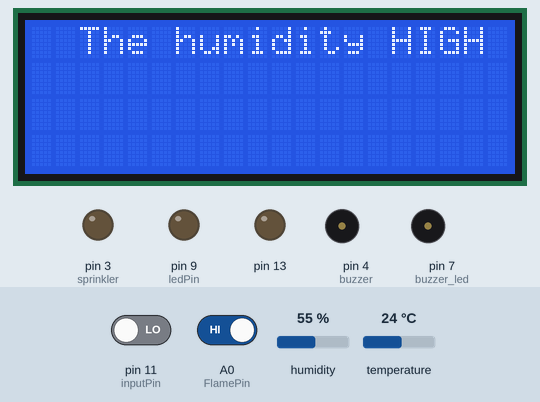
Simulated run of this sketch. Board: Arduino Uno, built with avr-gcc and run on an emulated ATmega328P. Parts: 20×4 character LCD, output pins drawn as LEDs (lit = HIGH), buzzer (waves = sounding, pin HIGH). The inputs (shaded band) are chosen by the test bench; at power-on: temperature 24 °C, pin 11 (inputPin) LOW, A0 (FlamePin) HIGH, humidity 55 %. What the sketch prints to the serial monitor is not drawn.

Above: at 1.3 s.
1.4 s: temperature set to 26 °C
At 4.2 s:
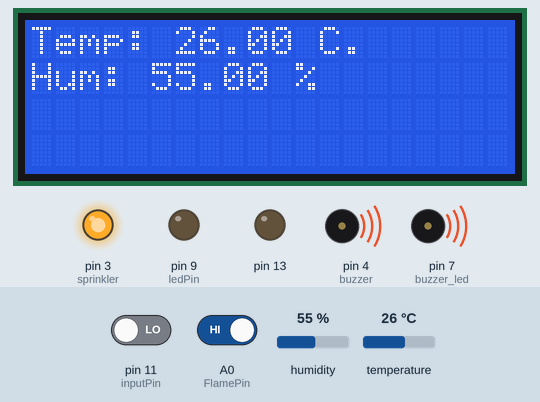
6.1 s: pin 11 (inputPin) driven HIGH
At 8.1 s:
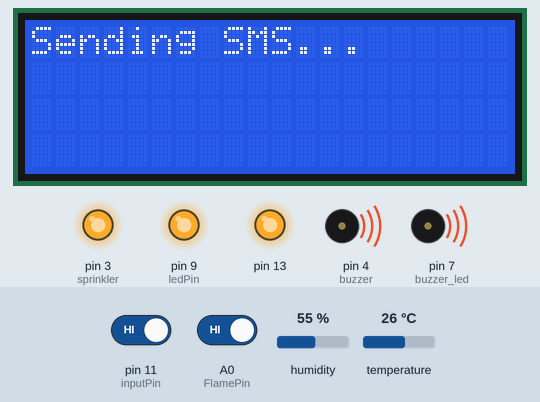
10.8 s: A0 (FlamePin) driven LOW
At 12.6 s:
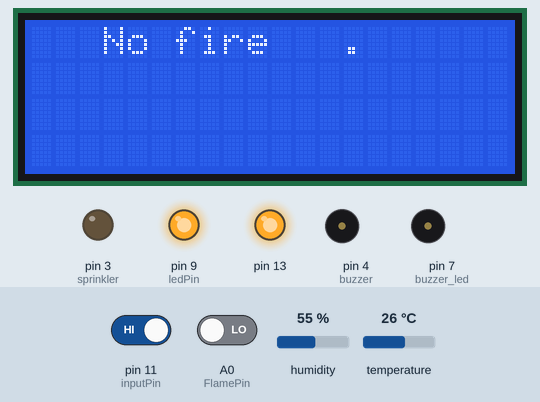
15.5 s: humidity set to 52 %
At 17.2 s:
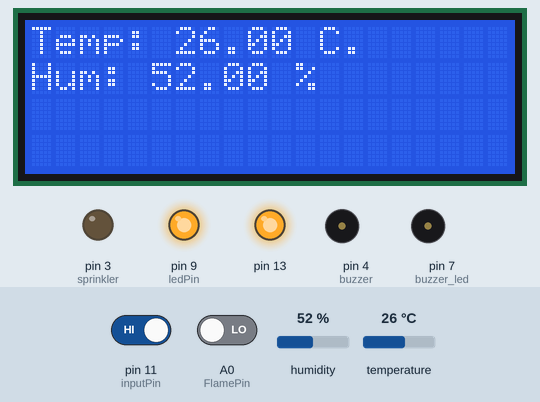
20.2 s: humidity set to 49 %
At 26.2 s:
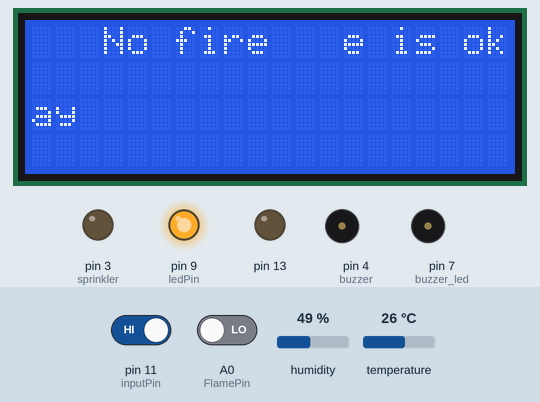
30.1 s: pin 11 (inputPin) driven LOW
At 32.0 s:
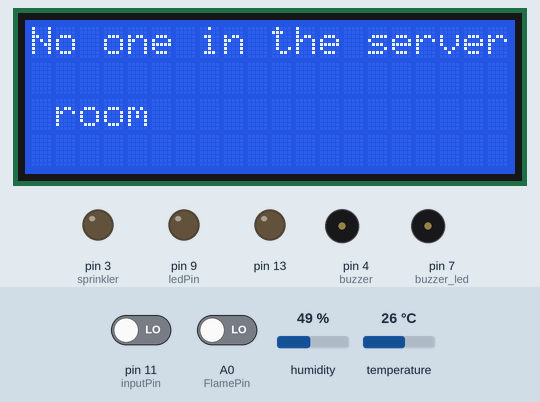
Timing chart, 0 to 82.3 s (numbered marks = the images above; inputs shaded):
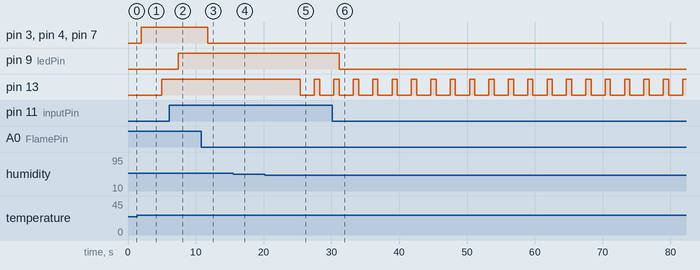

Measured:
- the behaviour switches between 24 and 25 °C on temperature (found by bisection; images 0 and 1)
- the behaviour switches between 51 and 50 % on humidity (found by bisection; images 4 and 5)
- after the input at 1.4 s, pin 13: LOW → HIGH after 3.6 s
- after the input at 6.1 s, pin 9 (ledPin): LOW → HIGH after 1.3 s; the display: first differs from a run without the input after 1.4 s (image 2 shows a later state)
- after the input at 10.8 s, pin 3 (sprinkler), pin 4 (buzzer), pin 7 (buzzer_led): HIGH → LOW after 0.98 s; the display: first differs from a run without the input after 1.0 s (image 3)
- after the input at 20.2 s, pin 13: HIGH → LOW after 5.2 s, → HIGH 2.1 s later, → LOW 0.77 s later
- after the input at 30.1 s, pin 9 (ledPin): HIGH → LOW after 1.1 s; the display: first differs from a run without the input after 1.1 s (image 6)

The sketch:

Intergrated_circuit.ino
```cpp
#include "DHT.h"
#define DHTPIN 10
#define DHTTYPE DHT11
#include <SoftwareSerial.h>
#include <Wire.h>
#include <LiquidCrystal_I2C.h>
#define FlamePin A0
#define buzzer_led 7
#define buzzer 4
int ledPin = 9;
int inputPin = 11;
int pirState = LOW;
int val = 0;
int sprinkler = 3;
DHT dht(DHTPIN, DHTTYPE);
SoftwareSerial mySerial(9, 10);
byte tx = 1;
LiquidCrystal_I2C lcd(0x27,20,4);
String textForSMS;

void setup() {
  lcd.init();                      // initialize the lcd
  lcd.init();
  // Print a message to the LCD.
  lcd.backlight();
  pinMode(FlamePin, INPUT_PULLUP);
  pinMode(buzzer_led, OUTPUT);
  pinMode(buzzer, OUTPUT);
  pinMode (13, OUTPUT);
  pinMode(ledPin, OUTPUT);
  pinMode(inputPin, INPUT);
  pinMode(sprinkler, OUTPUT);
  pinMode(tx, OUTPUT);
  dht.begin();
  mySerial.begin(9600);
  Serial.begin(9600);
}

void loop(){
  int chk;
  float h=dht.readHumidity();
  float t=dht.readTemperature();

  lcd.setCursor(0,0);
  lcd.print("Temp: ");
  lcd.print(t);
  lcd.print(" C");
  lcd.setCursor(0,1);
  lcd.print("Hum: ");
  lcd.print(h);
  lcd.print(" %");
  delay(1000);

  if(t>24){
    digitalWrite(13, HIGH);
    lcd.clear();
    lcd.setCursor(0, 0);
    lcd.print("  Temperature to HOT ");
    delay(100);
    lcd.clear();
    lcd.print("Sending SMS...");
    delay(100);
    Serial.print("AT+CMGF=1\r");
    delay(100);
    Serial.print("AT+CMGS=\"+233266302607\"\r");
    Serial.print("Please Be Informed that the temperature in the Server Room is Abnormal!\r");
    delay(200);
    Serial.println((char)26); // End AT command with a ^Z, ASCII code 26
    delay(200);
    Serial.println();
    }
    else{
    digitalWrite(13, LOW);
    lcd.setCursor(0, 0);
    lcd.print("   Temperature is okay    ");

      }
   if(h>50){
    lcd.clear();
    lcd.setCursor(0, 0);
    lcd.print("  The humidity HIGH ");
    delay(100);
    lcd.clear();
    lcd.print("Sending SMS...");
    delay(100);
    Serial.print("AT+CMGF=1\r");
    delay(100);
    Serial.print("AT+CMGS=\"+233266302607\"\r");
    Serial.print("Please Be Informed that the HUMIDITY in the Server Room is Abnormal!\r");
    delay(200);
    Serial.println((char)26); // End AT command with a ^Z, ASCII code 26
    delay(200);
    Serial.println();
    }
    else{
    digitalWrite(13, LOW);
    lcd.setCursor(0, 0);
    lcd.print("   Temperature is okay    ");
      }
  int Flame = digitalRead(FlamePin);

   if(Flame==HIGH){
    digitalWrite(buzzer_led, HIGH);
    digitalWrite(buzzer, HIGH);
    digitalWrite(sprinkler, HIGH);
    delay(200);
    lcd.clear();
    lcd.setCursor(0, 0);
    lcd.print("  There is fire ");
    lcd.setCursor(0, 1);
    lcd.print("Sprinkler ON");
    delay(100);
    lcd.clear();
    lcd.print("Sending SMS...");
    delay(100);
    Serial.print("AT+CMGF=1\r");
    delay(100);
    Serial.print("AT+CMGS=\"+233266302607\"\r");
    Serial.print("Fire in Server Room\r");
    delay(200);
    Serial.println((char)26); // End AT command with a ^Z, ASCII code 26
    delay(200);
    Serial.println();

    }
    else{
    digitalWrite(buzzer_led,LOW);
    digitalWrite(buzzer,LOW);
    digitalWrite(sprinkler, LOW);
    lcd.setCursor(0, 0);
    lcd.print("   No fire   ");
      }
  val = digitalRead(inputPin);  // read input value
  if (val == HIGH) {            // check if the input is HIGH
    digitalWrite(ledPin, HIGH);  // turn LED ON
    if (pirState == LOW) {
    lcd.clear();
    lcd.setCursor(0, 0);
    lcd.print("There is Someone in server room");
    delay(100);
    lcd.clear();
    lcd.print("Sending SMS...");
    delay(100);
    Serial.print("AT+CMGF=1\r");
    delay(100);
    Serial.print("AT+CMGS=\"+233266302607\"\r");
    Serial.print("People in Server Room\r");
    delay(200);
    Serial.println((char)26); // End AT command with a ^Z, ASCII code 26
    delay(200);
    pirState = HIGH;
    }
  } else {
    digitalWrite(ledPin, LOW); // turn LED OFF
    if (pirState == HIGH){
    lcd.setCursor(0, 0);
    lcd.print("No one in the server room");
      pirState = LOW;
    }
  }
  delay(1000);


}
```
